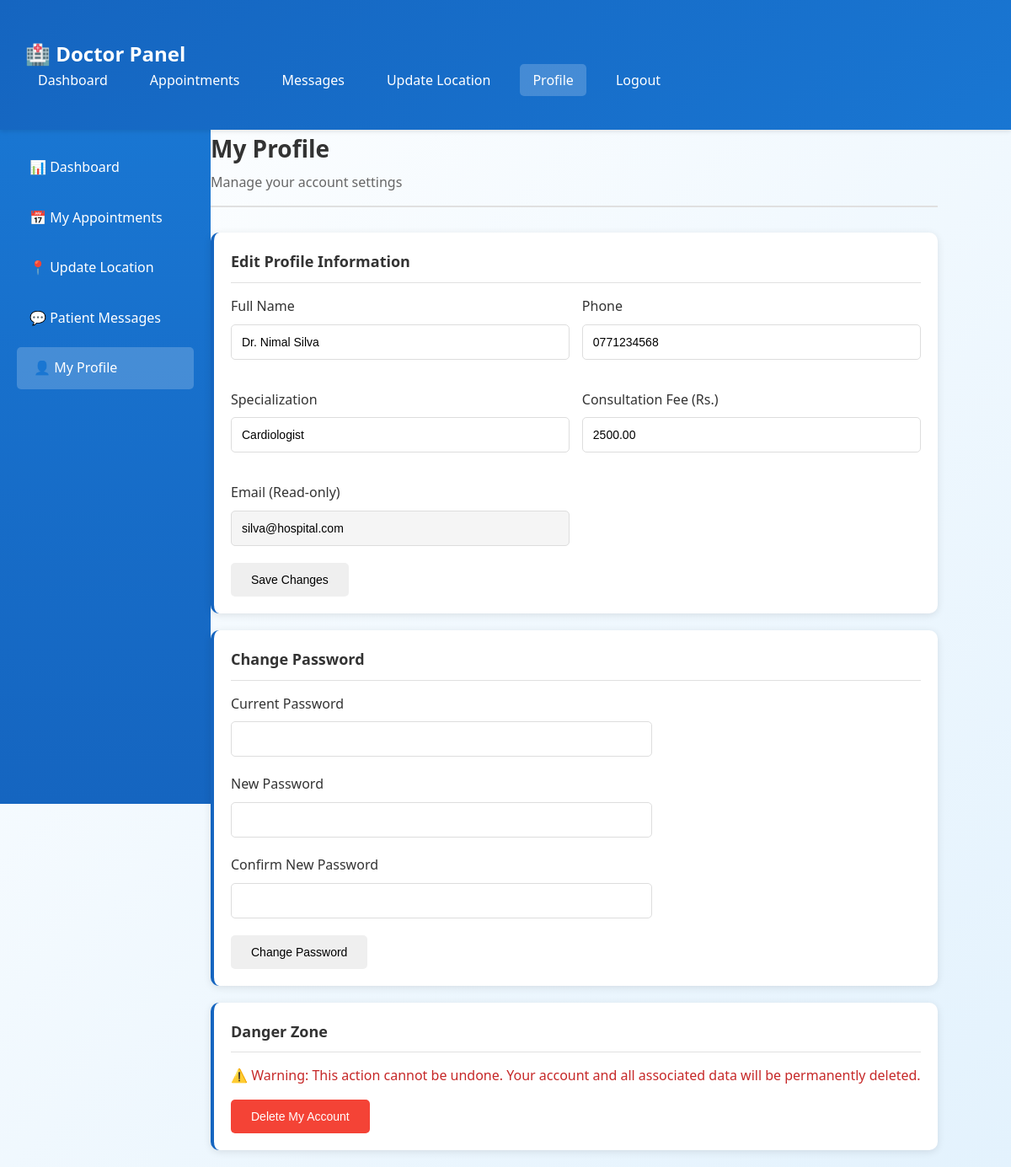
Page /doctor/profile.php (signed in) on the committed database.
### tables this page shows
CREATE TABLE doctors (
    id INT PRIMARY KEY AUTO_INCREMENT,
    user_id INT UNIQUE NOT NULL,
    full_name VARCHAR(150) NOT NULL,
    specialization VARCHAR(100) NOT NULL,
    phone VARCHAR(20),
    license_number VARCHAR(50),
    consultation_fee DECIMAL(10,2) DEFAULT 0.00,
    current_hospital VARCHAR(200),
    accepts_video_call TINYINT(1) DEFAULT 0,
    next_hospital VARCHAR(200),
    ongoing_number INT DEFAULT 0,
    FOREIGN KEY (user_id) REFERENCES users(id) ON DELETE CASCADE
);

CREATE TABLE users (
    id INT PRIMARY KEY AUTO_INCREMENT,
    username VARCHAR(100) UNIQUE NOT NULL,
    email VARCHAR(150) UNIQUE NOT NULL,
    password VARCHAR(255) NOT NULL,
    role ENUM('admin', 'doctor', 'patient', 'pharmacist') NOT NULL,
    status ENUM('active', 'inactive') DEFAULT 'active',
    created_at TIMESTAMP DEFAULT CURRENT_TIMESTAMP,
    updated_at TIMESTAMP DEFAULT CURRENT_TIMESTAMP ON UPDATE CURRENT_TIMESTAMP
);

### doctor/profile.php (the view, shortened to what this page needs)
<?php
include '../includes/config.php';
$stmt = $conn->prepare("SELECT d.*, u.username, u.email FROM doctors d JOIN users u ON d.user_id = u.id WHERE d.user_id = ?");
$stmt->bind_param("i", $_SESSION['user_id']);
$stmt->execute();
$doctor = $stmt->get_result()->fetch_assoc();
?>
<!DOCTYPE html>
<html lang="en">
<head>
    <link rel="stylesheet" href="../css/style.css">
</head>
<body class="doctor-theme">
    <nav class="navbar">
        <div class="main-content">
            <a href="dashboard.php" class="navbar-brand">🏥 Doctor Panel</a>
            <ul class="navbar-menu">
                <li><a href="dashboard.php">Dashboard</a></li>
                <li><a href="appointments.php">Appointments</a></li>
                <li><a href="messages.php">Messages</a></li>
                <li><a href="update_location.php">Update Location</a></li>
                <li><a href="profile.php" style="background: rgba(255,255,255,0.2);">Profile</a></li>
                <li><a href="../logout.php">Logout</a></li>
            </ul>
        </div>
    </nav>
    <div class="dashboard-container">
<div class="dashboard-container">
        <div ><div class="sidebar">
            <ul>
                <li><a href="dashboard.php">📊 Dashboard</a></li>
                <li><a href="appointments.php">📅 My Appointments</a></li>
                <li><a href="update_location.php">📍 Update Location</a></li>
                <li><a href="messages.php">💬 Patient Messages</a></li>
                <li><a href="profile.php" class="active">👤 My Profile</a></li>
            </ul>
        </div></div>
        <main >
            <div class="page-header">
                <h1>My Profile</h1>
                <p>Manage your account settings</p>
            </div>
            <div class="card">
                <div class="card-header">Edit Profile Information</div>
                <form method="POST">
                    <div style="display: grid; grid-template-columns: 1fr 1fr; gap: 15px;">
                        <div class="form-group">
                            <label>Full Name</label>
                            <input type="text" name="full_name" value="<?php echo htmlspecialchars($doctor['full_name']); ?>" required>
                        </div>
                        <div class="form-group">
                            <label>Phone</label>
                            <input type="tel" name="phone" value="<?php echo htmlspecialchars($doctor['phone']); ?>">
                        </div>
                        <div class="form-group">
                            <label>Specialization</label>
                            <input type="text" name="specialization" value="<?php echo htmlspecialchars($doctor['specialization']); ?>" required>
                        </div>
                        <div class="form-group">
                            <label>Consultation Fee (Rs.)</label>
                            <input type="number" name="consultation_fee" step="0.01" value="<?php echo $doctor['consultation_fee']; ?>" required>
                        </div>
                        <div class="form-group">
                            <label>Email (Read-only)</label>
                            <input type="email" value="<?php echo htmlspecialchars($doctor['email']); ?>" readonly style="background: #f5f5f5;">
                        </div>
                    </div>
                    <button type="submit" name="update_profile" class="btn btn-glass-primary">Save Changes</button>
                </form>
            </div>
            <div class="card">
                <div class="card-header">Change Password</div>
                <form method="POST">
                    <div style="max-width: 500px;">
                        <div class="form-group">
                            <label>Current Password</label>
                            <input type="password" name="current_password" required>
                        </div>
                        <div class="form-group">
                            <label>New Password</label>
                            <input type="password" name="new_password" required minlength="6">
                        </div>
                        <div class="form-group">
                            <label>Confirm New Password</label>
                            <input type="password" name="confirm_password" required minlength="6">
                        </div>
                        <button type="submit" name="change_password" class="btn btn-glass-primary">Change Password</button>
                    </div>
                </form>
            </div>
            <div class="card">
                <div class="card-header">Danger Zone</div>
                <p style="color: #c62828; margin-bottom: 15px;">⚠️ Warning: This action cannot be undone. Your account and all associated data will be permanently deleted.</p>
                <button class="btn btn-danger" onclick="confirmDelete()">Delete My Account</button>
            </div>
        </main>
    </div>
</body>
</html>

### css/style.css (style rules this page uses)
* { margin: 0; padding: 0; box-sizing: border-box; }
body { font-family: 'Segoe UI', Tahoma, Geneva, Verdana, sans-serif; line-height: 1.6; color: #333; }
.doctor-theme { background: linear-gradient(135deg, #fff 0%, #e3f2fd 100%); }
.doctor-theme .navbar { background: linear-gradient(135deg, #1565c0 0%, #1976d2 100%); color: white; padding: 15px 0; box-shadow: 0 2px 5px rgba(0,0,0,0.1); }
.doctor-theme .sidebar { background: linear-gradient(180deg, #1976d2 0%, #1565c0 100%); color: white; }
.doctor-theme .card { border-left: 4px solid #1565c0; }
.navbar { display: flex; justify-content: space-between; align-items: center; padding: 15px 30px; position: sticky; top: 0; z-index: 1000; }
.navbar-brand { font-size: 24px; font-weight: bold; color: white; text-decoration: none; }
.navbar-menu { display: flex; list-style: none; gap: 20px; align-items: center; }
.navbar-menu a { color: white; text-decoration: none; padding: 8px 15px; border-radius: 5px; transition: all 0.3s; }
.dashboard-container { display: flex; min-height: calc(100vh - 70px); }
.sidebar { width: 250px; padding: 20px; min-height: 100vh; }
.sidebar ul { list-style: none; }
.sidebar ul li { margin-bottom: 10px; }
.sidebar ul li a { display: block; color: white; text-decoration: none; padding: 12px 15px; border-radius: 5px; transition: all 0.3s; }
.sidebar ul li a:hover, .sidebar ul li a.active { background: rgba(255,255,255,0.2); padding-left: 20px; }
.main-content { flex: 1; padding: 30px; }
.page-header { margin-bottom: 30px; padding-bottom: 15px; border-bottom: 2px solid #e0e0e0; }
.page-header h1 { font-size: 28px; margin-bottom: 5px; }
.page-header p { color: #666; }
.card { background: white; border-radius: 10px; padding: 20px; margin-bottom: 20px; box-shadow: 0 2px 10px rgba(0,0,0,0.1); transition: transform 0.3s, box-shadow 0.3s; }
.card-header { font-size: 18px; font-weight: bold; margin-bottom: 15px; padding-bottom: 10px; border-bottom: 1px solid #e0e0e0; }
.form-group { margin-bottom: 20px; }
.form-group label { display: block; margin-bottom: 8px; font-weight: 500; color: #333; }
.form-group input, .form-group select, .form-group textarea { width: 100%; padding: 12px; border: 1px solid #ddd; border-radius: 5px; font-size: 14px; transition: border-color 0.3s; }
.btn { padding: 12px 24px; border: none; border-radius: 5px; cursor: pointer; font-size: 14px; transition: all 0.3s; text-decoration: none; display: inline-block; }
.btn-danger { background: #f44336; color: white; }

### rows in the picture
doctors: full_name "Dr. Nimal Silva", phone "0771234568", specialization "Cardiologist", consultation_fee "2500.00", user.email "silva@hospital.com"
